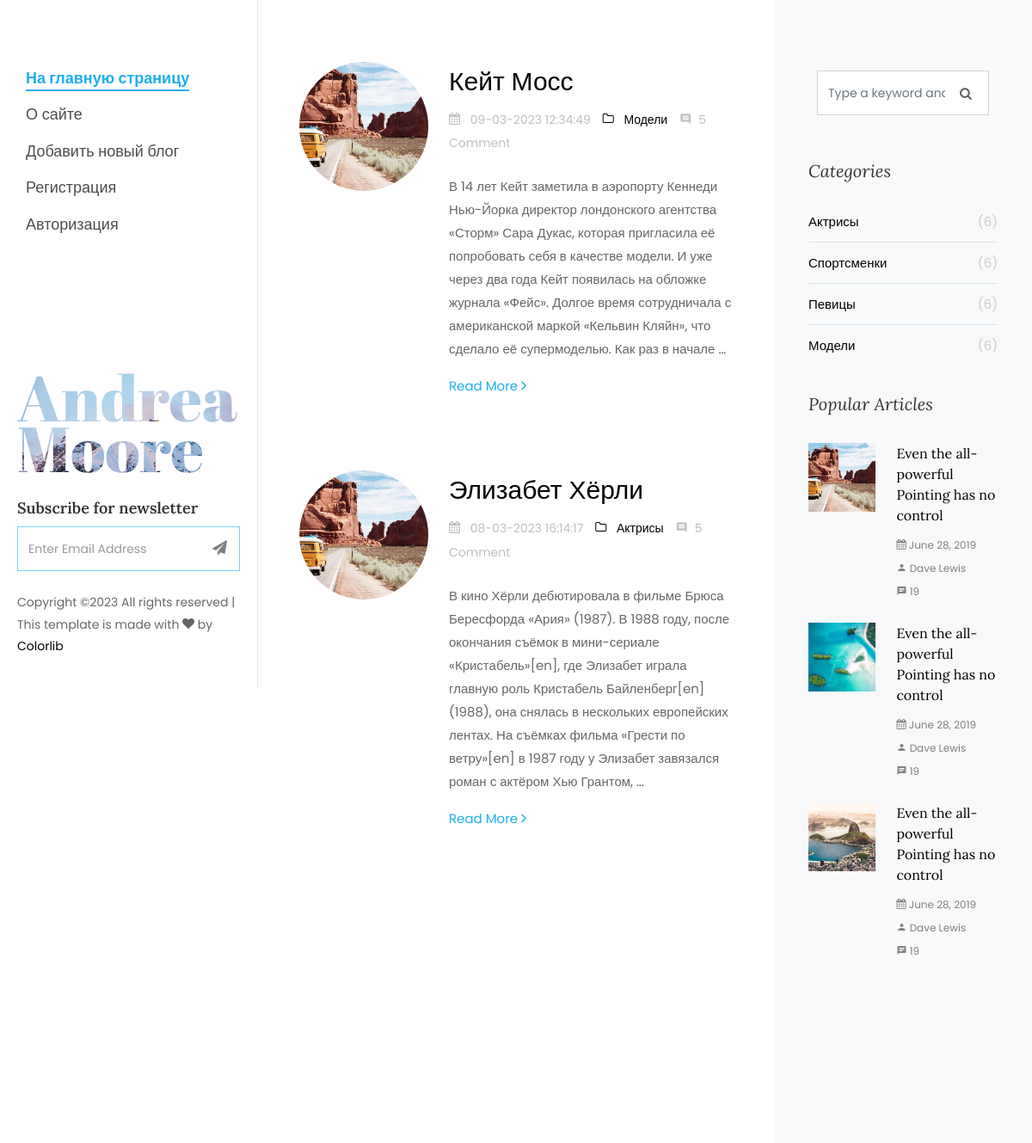
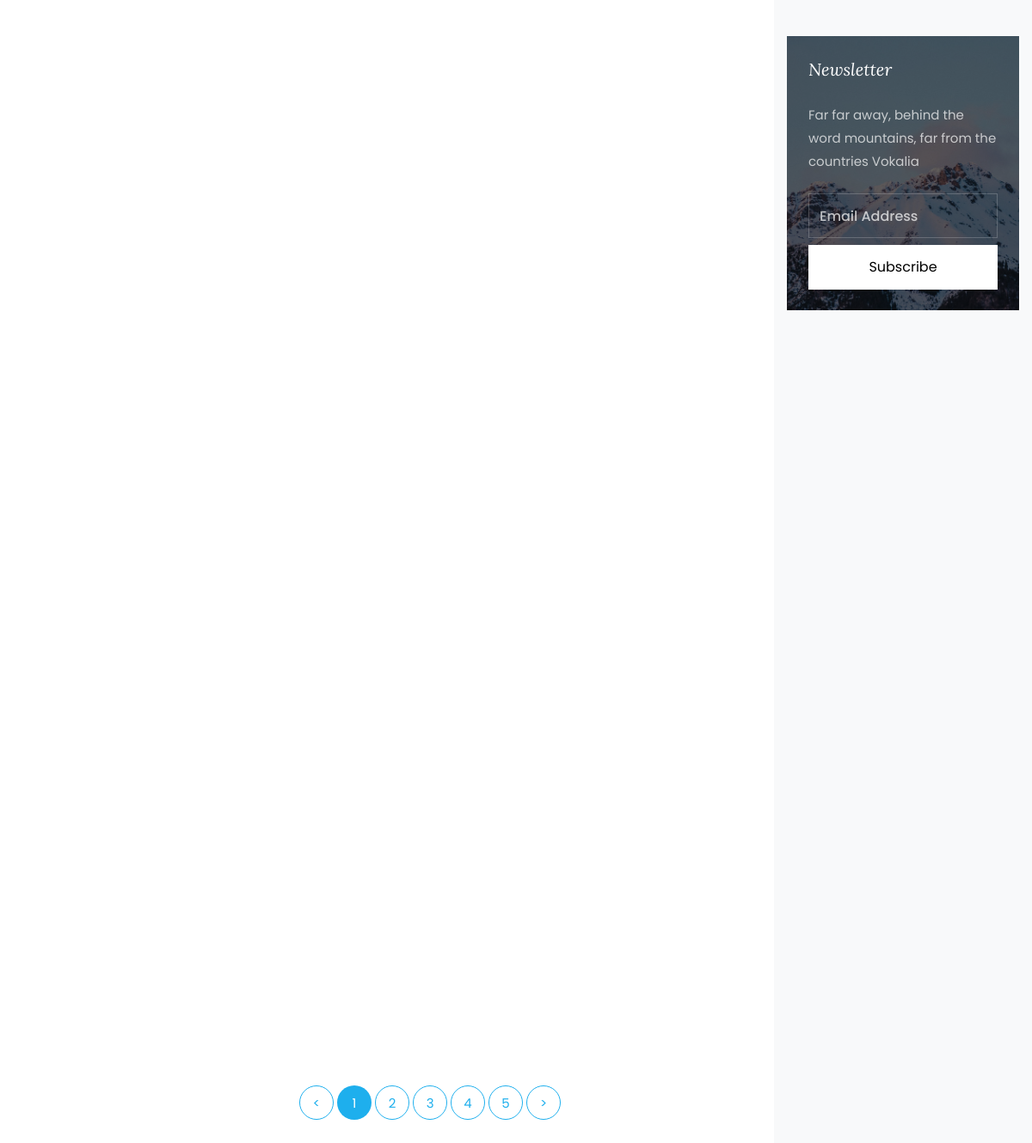
The page / on the database its author committed (2 pictures, top to bottom).
### women/models.py (models this page shows, shortened)
class Women(models.Model):
    objects = None
    title = models.CharField(max_length=255, verbose_name='Заголовок')
    content = models.TextField(blank=True)
    photo = models.ImageField(upload_to="photos/%Y/%m/%d/")
    time_create = models.DateTimeField(auto_now_add=True)
    slug = models.SlugField(max_length=250, unique= True, db_index= True, verbose_name= "URL")
    time_update = models.DateTimeField(auto_now=True)
    is_published = models.BooleanField(default=True)
    cat = models.ForeignKey('Category', on_delete=models.PROTECT, )
    class Meta:
        verbose_name_plural = 'Известные женщины'
        ordering = ('cat', 'title')

class Category(models.Model):
    name = models.CharField(max_length=100, db_index=True)
    slug = models.SlugField(max_length=250, unique=True, db_index=True, verbose_name='URL')
    class Meta:
        verbose_name_plural = 'Категории'

### women/views.py (the view)
# urls.py: urlpatterns = [path('', WomenHome.as_view(), name='home'),
class WomenHome(DataMixin, ListView):
    model = Women
    template_name = 'women/index.html'
    context_object_name = 'post'
    def get_context_data(self, *, object_list=None, **kwargs):
        context = super().get_context_data(**kwargs)
        context['last_act'] = Women.objects.filter(cat__pk=1).order_by("-id")[0:5]
        context['last_sport'] = Women.objects.filter(cat__pk=2).order_by("-id")[0:5]
        context['last_sing'] = Women.objects.filter(cat__pk=3).order_by("-id")[0:5]
        context['last_mode'] = Women.objects.filter(cat__pk=3).order_by("-id")[0:5]
        context['last_all'] = Women.objects.filter().order_by("-id")[0:5]
        context['cats'] = Category.objects.all()
        return context

### women/templates/women/index.html (shortened to what this page needs)
{% load static %}
<!DOCTYPE html>
<html lang="en">
  <head>
    <link rel="stylesheet" href="{% static 'css/open-iconic-bootstrap.min.css' %}">
    <link rel="stylesheet" href="{% static 'css/animate.css' %}">
    <link rel="stylesheet" href="{% static 'css/owl.carousel.min.css' %}">
    <link rel="stylesheet" href="{% static 'css/owl.theme.default.min.css' %}">
    <link rel="stylesheet" href="{% static 'css/magnific-popup.css' %}">
    <link rel="stylesheet" href="{% static 'css/aos.css' %}">
    <link rel="stylesheet" href="{% static 'css/ionicons.min.css' %}">
    <link rel="stylesheet" href="{% static 'css/bootstrap-datepicker.css' %}">
    <link rel="stylesheet" href="{% static 'css/jquery.timepicker.css' %}">
    <link rel="stylesheet" href="{%  static 'css/flaticon.css' %}">
    <link rel="stylesheet" href="{% static 'css/icomoon.css' %}">
    <link rel="stylesheet" href="{% static 'css/style.css' %}">
  </head>
  <body>
	{% include 'women/side-header.html' %}
		<div id="colorlib-main">
			<section class="ftco-section ftco-no-pt ftco-no-pb">
	    	<div class="container">
	    		<div class="row d-flex">
	    			<div class="col-xl-8 py-5 px-md-5">
						{% for p in last_all %}
	    				<div class="row pt-md-4">
			    			<div class="col-md-12">
									<div class="blog-entry ftco-animate d-md-flex">
										<a href="" class="img img-2"
										   style="background-image: url('../static/images/image_1.jpg');"></a>
										<div class="text text-2 pl-md-4">
				              <h3 class="mb-2"><a href="{% url 'post' p.slug %}"> {{ p.title }} </a></h3>
				              <div class="meta-wrap">
												<p class="meta">
				              		<span><i class="icon-calendar mr-2"></i> {{p.time_update|date:'d-m-Y H:i:s' }} </span>
				              		<span><a href="{% url 'category' p.cat.slug %} "><i class="icon-folder-o mr-2"></i> {{ p.cat.name }}</a></span>
				              		<span><i class="icon-comment2 mr-2"></i>5 Comment</span>
				              	</p>
			              	</div>
				              <p class="mb-4"> {{ p.content | linebreaks | truncatewords:50 }}</p>
				              <p><a href=" {% url 'post' p.slug %} " class="btn-custom">Read More <span class="ion-ios-arrow-forward"></span></a></p>
				            </div>
									</div>
								</div>
			    		</div>
						{% endfor %}
			    		<div class="row">
			          <div class="col">
			            <div class="block-27">
			              <ul>
			                <li><a href="#">&lt;</a></li>
			                <li class="active"><span>1</span></li>
			                <li><a href="#">2</a></li>
			                <li><a href="#">3</a></li>
			                <li><a href="#">4</a></li>
			                <li><a href="#">5</a></li>
			                <li><a href="#">&gt;</a></li>
			              </ul>
			            </div>
			          </div>
			        </div>
			    	</div>
	    			<div class="col-xl-4 sidebar ftco-animate bg-light pt-5">
	            <div class="sidebar-box pt-md-4">
	              <form action="#" class="search-form">
	                <div class="form-group">
	                  <span class="icon icon-search"></span>
	                  <input type="text" class="form-control" placeholder="Type a keyword and hit enter">
	                </div>
	              </form>
	            </div>
	            <div class="sidebar-box ftco-animate">
	            	<h3 class="sidebar-heading">Categories</h3>
	              <ul class="categories">
					{% for cat in cats %}
	                <li><a href=" {% url 'category' cat.slug %}"> {{ cat.name }}	 <span>(6)</span></a></li>
					  {% endfor %}
	              </ul>
	            </div>
	            <div class="sidebar-box ftco-animate">
	              <h3 class="sidebar-heading">Popular Articles</h3>
	              <div class="block-21 mb-4 d-flex">
	                <a class="blog-img mr-4" style="background-image: url('../static/images/image_1.jpg');"></a>
	                <div class="text">
	                  <h3 class="heading"><a href="#">Even the all-powerful Pointing has no control</a></h3>
	                  <div class="meta">
	                    <div><a href="#"><span class="icon-calendar"></span> June 28, 2019</a></div>
	                    <div><a href="#"><span class="icon-person"></span> Dave Lewis</a></div>
	                    <div><a href="#"><span class="icon-chat"></span> 19</a></div>
	                  </div>
	                </div>
	              </div>
	              <div class="block-21 mb-4 d-flex">
	                <a class="blog-img mr-4" style="background-image: url('../static/images/image_2.jpg');"></a>
	                <div class="text">
	                  <h3 class="heading"><a href="#">Even the all-powerful Pointing has no control</a></h3>
	                  <div class="meta">
	                    <div><a href="#"><span class="icon-calendar"></span> June 28, 2019</a></div>
	                    <div><a href="#"><span class="icon-person"></span> Dave Lewis</a></div>
	                    <div><a href="#"><span class="icon-chat"></span> 19</a></div>
	                  </div>
	                </div>
	              </div>
	              <div class="block-21 mb-4 d-flex">
	                <a class="blog-img mr-4" style="background-image: url('../static/images/image_3.jpg');"></a>
	                <div class="text">
	                  <h3 class="heading"><a href="#">Even the all-powerful Pointing has no control</a></h3>
	                  <div class="meta">
	                    <div><a href="#"><span class="icon-calendar"></span> June 28, 2019</a></div>
	                    <div><a href="#"><span class="icon-person"></span> Dave Lewis</a></div>
	                    <div><a href="#"><span class="icon-chat"></span> 19</a></div>
	                  </div>
	                </div>
	              </div>
	            </div>
							<div class="sidebar-box subs-wrap img py-4" style="background-image: url('../static/images/bg_1.jpg');">
								<div class="overlay"></div>
								<h3 class="mb-4 sidebar-heading">Newsletter</h3>
								<p class="mb-4">Far far away, behind the word mountains, far from the countries Vokalia</p>
	              <form action="#" class="subscribe-form">
	                <div class="form-group">
	                  <input type="text" class="form-control" placeholder="Email Address">
	                  <input type="submit" value="Subscribe" class="mt-2 btn btn-white submit">
	                </div>
	              </form>
	            </div>
	          </div>
	    		</div>
	    	</div>
	    </section>
		</div>
	</div>
  </body>
</html>

### women/static/css/icomoon.css (style rules this page uses)
[class^="icon-"], [class*=" icon-"] { font-family: 'icomoon' !important; speak: none; font-style: normal; font-weight: normal; font-variant: normal; text-transform: none; line-height: 1; -webkit-font-smoothing: antialiased; -moz-osx-font-smoothing: grayscale; }
.icon-search:before { content: "\f002"; }
.icon-calendar:before { content: "\f073"; }
.icon-folder-o:before { content: "\f114"; }
.icon-chat:before { content: "\e0b7"; }
.icon-comment2:before { content: "\e0b9"; }
.icon-person:before { content: "\e7fd"; }

### rows shown on the page
Women: title "Кейт Мосс", time_update "09-03-2023 12:34:49", cat.name "Модели", content "В 14 лет Кейт заметила в аэропорту Кеннеди Нью-Йорка директор лондонского агентства «Сторм» Сара Дукас, которая пригласила её попробовать себя в качестве модели. И уже через два года Кейт появилась на обложке журнала «Фейс». Долгое время сотрудничала с американской маркой «Кельвин Кляйн», что сделало её супермоделью. Как раз в начале …"
Women: title "Элизабет Хёрли", time_update "08-03-2023 16:14:17", cat.name "Актрисы", content "В кино Хёрли дебютировала в фильме Брюса Бересфорда «Ария» (1987). В 1988 году, после окончания съёмок в мини-сериале «Кристабель»[en], где Элизабет играла главную роль Кристабель Байленберг[en] (1988), она снялась в нескольких европейских лентах. На съёмках фильма «Грести по ветру»[en] в 1987 году у Элизабет завязался роман с актёром Хью Грантом, …"
Category: name "Актрисы"
Category: name "Спортсменки"
Category: name "Певицы"
Category: name "Модели"
